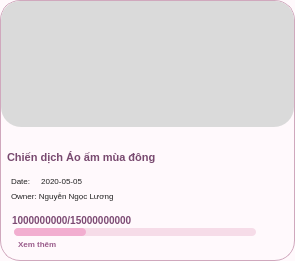
     <widget class="QFrame" name="card6">
      <property name="geometry">
       <rect>
        <x>644</x>
        <y>759</y>
        <width>295</width>
        <height>261</height>
       </rect>
      </property>
      <property name="styleSheet">
       <string notr="true">QFrame{
    background:#FFF9FC;
    border:1px solid #D0A8BD;
    border-radius:20px;
}</string>
      </property>
      <widget class="QLabel" name="card6Image">
       <property name="geometry">
        <rect>
         <x>1</x>
         <y>1</y>
         <width>293</width>
         <height>126</height>
        </rect>
       </property>
       <property name="styleSheet">
        <string notr="true">QLabel{
    background:#DADADA;
    border:none;
    border-top-left-radius:19px;
    border-top-right-radius:19px;
}</string>
       </property>
       <property name="pixmap">
        <pixmap>campaign35</pixmap>
       </property>
       <property name="scaledContents">
        <bool>true</bool>
       </property>
      </widget>
      <widget class="QLabel" name="card6Title">
       <property name="geometry">
        <rect>
         <x>7</x>
         <y>136</y>
         <width>279</width>
         <height>42</height>
        </rect>
       </property>
       <property name="styleSheet">
        <string notr="true">QLabel{
    color:#78496F;
    font-size:11px;
    font-weight:800;
    background:transparent;
    border:none;
}</string>
       </property>
       <property name="text">
        <string>Chiến dịch Áo ấm mùa đông</string>
       </property>
       <property name="wordWrap">
        <bool>true</bool>
       </property>
      </widget>
      <widget class="QLabel" name="card6Date">
       <property name="geometry">
        <rect>
         <x>11</x>
         <y>173</y>
         <width>170</width>
         <height>16</height>
        </rect>
       </property>
       <property name="styleSheet">
        <string notr="true">QLabel{
    color:#222;
    font-size:8px;
    background:transparent;
    border:none;
}</string>
       </property>
       <property name="text">
        <string>Date:     2020-05-05</string>
       </property>
      </widget>
      <widget class="QLabel" name="card6Owner">
       <property name="geometry">
        <rect>
         <x>11</x>
         <y>188</y>
         <width>180</width>
         <height>16</height>
        </rect>
       </property>
       <property name="styleSheet">
        <string notr="true">QLabel{
    color:#222;
    font-size:8px;
    background:transparent;
    border:none;
}</string>
       </property>
       <property name="text">
        <string>Owner: Nguyễn Ngọc Lương</string>
       </property>
      </widget>
      <widget class="QLabel" name="card6Money">
       <property name="geometry">
        <rect>
         <x>12</x>
         <y>210</y>
         <width>220</width>
         <height>20</height>
        </rect>
       </property>
       <property name="styleSheet">
        <string notr="true">QLabel{
    color:#7C4A73;
    font-size:10px;
    font-weight:900;
    background:transparent;
    border:none;
}</string>
       </property>
       <property name="text">
        <string>1000000000/15000000000</string>
       </property>
      </widget>
      <widget class="QProgressBar" name="card6Progress">
       <property name="geometry">
        <rect>
         <x>14</x>
         <y>228</y>
         <width>242</width>
         <height>8</height>
        </rect>
       </property>
       <property name="styleSheet">
        <string notr="true">QProgressBar{
    background:#F6DCE8;
    border:none;
    border-radius:4px;
}
QProgressBar::chunk{
    background:#F2AED0;
    border-radius:4px;
}</string>
       </property>
       <property name="value">
        <number>30</number>
       </property>
       <property name="textVisible">
        <bool>false</bool>
       </property>
      </widget>
      <widget class="QLabel" name="card6More">
       <property name="geometry">
        <rect>
         <x>18</x>
         <y>236</y>
         <width>70</width>
         <height>16</height>
        </rect>
       </property>
       <property name="styleSheet">
        <string notr="true">QLabel{
    color:#9A5C8B;
    font-size:8px;
    font-weight:700;
    background:transparent;
    border:none;
}</string>
       </property>
       <property name="text">
        <string>Xem thêm</string>
       </property>
      </widget>
     </widget>
